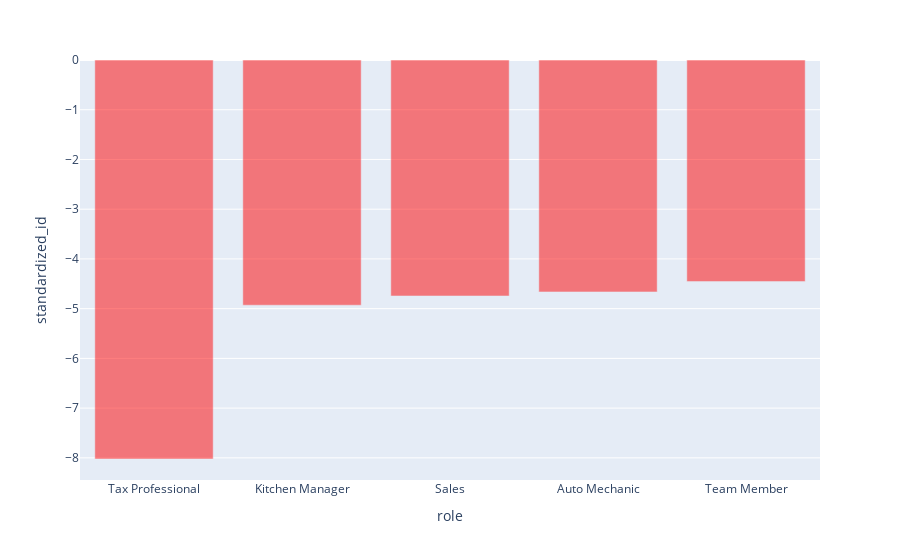

The notebook cell this image was saved under:
### Code cell
# Bottom 5 plot
fig = px.bar(overall_diff.iloc[:5, :], x='role', y='standardized_id')
fig.update_traces(opacity=0.5, marker_color='red')

### Figure 1 — Plotly figure (JSON) as saved in the notebook; plotly's stock layout.template omitted (floating-point values rounded to 4 significant figures)
{"data": [{"alignmentgroup": "True", "hovertemplate": "role=%{x}<br>standardized_id=%{y}<extra></extra>", "legendgroup": "", "marker": {"color": "red", "pattern": {"shape": ""}}, "name": "", "offsetgroup": "", "opacity": 0.5, "orientation": "v", "showlegend": false, "textposition": "auto", "type": "bar", "x": ["Tax Professional", "Kitchen Manager", "Sales", "Auto Mechanic", "Team Member"], "xaxis": "x", "y": [-8.023, -4.931, -4.745, -4.664, -4.456], "yaxis": "y"}], "layout": {"barmode": "relative", "legend": {"tracegroupgap": 0}, "margin": {"t": 60}, "xaxis": {"anchor": "y", "domain": [0, 1], "title": {"text": "role"}}, "yaxis": {"anchor": "x", "domain": [0, 1], "title": {"text": "standardized_id"}}}}
